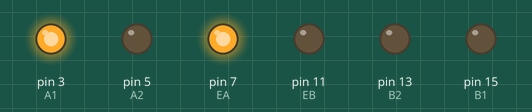
A program run on a simulated Raspberry Pi (header pin numbers). On the bench: output pins drawn as LEDs (lit = HIGH). At 3.0 s the program stops and its outputs stay as they are.

Above: at 0.1 s.
At 1.1 s:
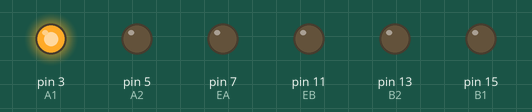
At 2.1 s:
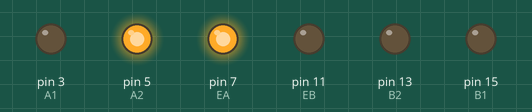
At 3.1 s:
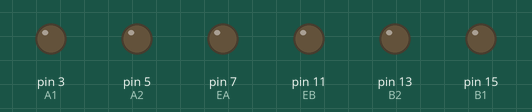
Timing chart, 0 to 4.5 s (numbered marks = the images above):
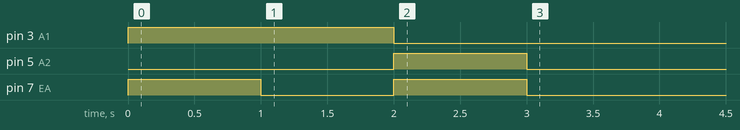

Measured:
- by itself, pin 3 (A1): LOW → HIGH at 0.00 s, → LOW 2.0 s later
- by itself, pin 5 (A2): LOW → HIGH at 2.0 s, → LOW 1.0 s later
- by itself, pin 7 (EA): alternates HIGH for 1.0 s and LOW for 1.0 s

The program:

motor_driver_pwm.py
```python
import RPi.GPIO as gpio
from time import sleep
gpio.setwarnings(False)
gpio.setmode(gpio.BOARD)

A1=3
A2=5
EA=7
EB=11
B2=13
B1=15

gpio.setup(A1,gpio.OUT,initial=gpio.LOW)
gpio.setup(A2,gpio.OUT,initial=gpio.LOW)
gpio.setup(EA,gpio.OUT,initial=gpio.LOW)
gpio.setup(EB,gpio.OUT,initial=gpio.LOW)
gpio.setup(B2,gpio.OUT,initial=gpio.LOW)
gpio.setup(B1,gpio.OUT,initial=gpio.LOW)

EA_pwm=gpio.PWM(EA,1000)#pin,freq

EA_pwm.start(0)

# clockwise
gpio.output(A1,gpio.HIGH)
gpio.output(A2,gpio.LOW)
EA_pwm.ChangeDutyCycle(100) #here the range is 0 to 100 instead of 2 in servo
#gpio.output(EA,gpio.HIGH)
sleep(1)

#stop for 1 sec
EA_pwm.ChangeDutyCycle(0)
#gpio.output(EA,gpio.LOW)
sleep(1)

#Anticlockwise
gpio.output(A1,gpio.LOW)
gpio.output(A2,gpio.HIGH)
EA_pwm.ChangeDutyCycle(100)
# gpio.output(EA,gpio.HIGH)
sleep(1)
gpio.cleanup()
```
